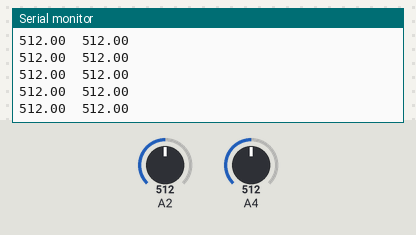
This sketch was run on a simulated Arduino Uno, built with avr-gcc and run on an emulated ATmega328P. On the bench: the last lines printed to the serial monitor. The inputs (shaded band) are chosen by the test bench; at power-on: A2 = 512, A4 = 512.

Above: at 1.2 s.
1.3 s: A2 set to 11
At 2.4 s:
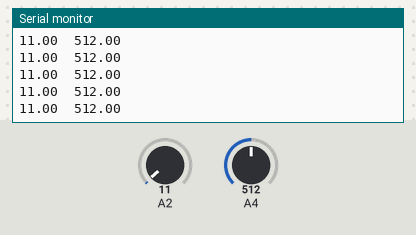
2.8 s: A2 set to 8
At 3.8 s:
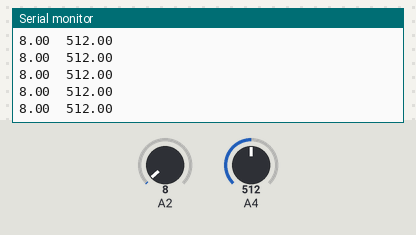
4.3 s: A2 set to 90
At 5.0 s:
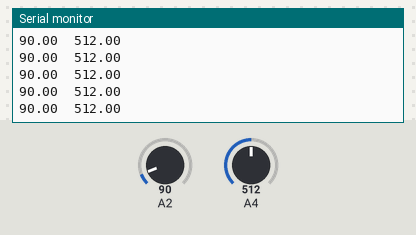
5.8 s: A2 set to 104
At 6.6 s:
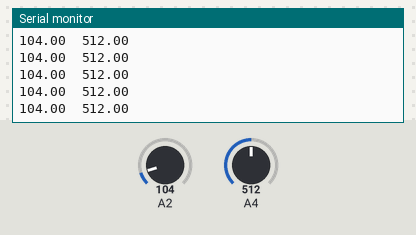
Timing chart, 0 to 8.8 s (numbered marks = the images above; inputs shaded):
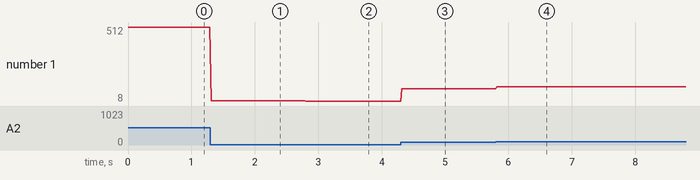

Measured:
- after the input at 1.3 s, the serial monitor: prints a new line at once (image 1)
- after the input at 2.8 s, the serial monitor: prints a new line at once (image 2)
- after the input at 4.3 s, the serial monitor: prints a new line at once (image 3)
- after the input at 5.8 s, the serial monitor: prints a new line at once (image 4)
- plotted number 1: 512 → 11 after the input at 1.3 s, 11 → 8 after the input at 2.8 s, 8 → 90 after the input at 4.3 s, 90 → 104 after the input at 5.8 s

The sketch:

analogIn.ino
```cpp
float outputValue1;
float outputValue2;

void setup()
{
  Serial.begin(9600);
  pinMode(A2, INPUT);
  digitalWrite(A2, LOW);
  pinMode(A4, INPUT);
  digitalWrite(A4, LOW);
}

void loop()
{
  outputValue1 = analogRead(A2);
  outputValue2 = analogRead(A4);
  Serial.print(outputValue1);
  Serial.print("\t");
  Serial.println(outputValue2);

  delay(20);
}
```
